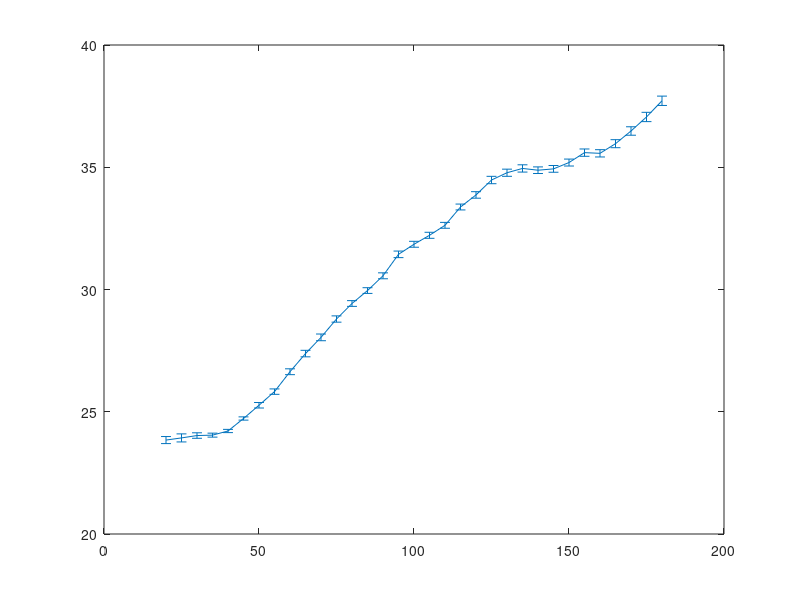

Source code (MATLAB): (Note: this script raises an error after producing the figure.)
ld = load('J_vs_E.mat');

x2     = ld.fj200.x;
f2     = ld.fj200.signal;
f2_err = ld.fj200.error;


x4 = ld.fj400.x;
f4 = ld.fj400.signal;
f4_err = ld.fj400.error;

e_min_s = 45;
e_max_s = 125;

% first subrange: take from ei200
ir2_min = find(x2==e_min_s);
ir2_max = find(x2==e_max_s);
x_tot1 = x2(1:ir2_min);
s_tot1 = f2(1:ir2_min);
e_tot1 = f2_err(1:1:ir2_min);

% second subrange: take half from ei200, half from ei400
s_par2 =f2(ir2_min+1:ir2_max);

ir4_min = find(x4==e_min_s);
ir4_max = find(x4==e_max_s);
s_par4 =f4(ir4_min+1:ir4_max);

s_tot2 = 0.5*(s_par2 + s_par4);
x_tot2 = x4(ir4_min+1:ir4_max);
e_tot2 = f4_err(ir4_min+1:ir4_max);

% third subrange: take data from ei400
e_max_t = 180;
ir4t_max = find(x4==e_max_t);
s_tot3 = f4(ir4_max+1:ir4t_max);
x_tot3 = x4(ir4_max+1:ir4t_max);
e_tot3 = f4_err(ir4_max+1:ir4t_max);

x = [x_tot1,x_tot2,x_tot3];
s = [s_tot1',s_tot2',s_tot3'];
err = [e_tot1',e_tot2',e_tot3'];
se = s+err;
errorbar(x,s,err);
ld = load('s_g_vs_eEi400.mat');
g100 = [ld.g_of_e(1).x;ld.g_of_e(1).signal'];
g110 = [ld.g_of_e(2).x;ld.g_of_e(2).signal'];
g111 = [ld.g_of_e(3).x;ld.g_of_e(3).signal'];
dd(ld.g_of_e);

e_min = min(x);
e_max = max(x);
J_min = min(s);
J_max = max(s);

q= 0.1:0.02:0.5;
JvsQ100 = zeros(size(q));
JvsQ110 = zeros(size(q));
JvsQ111 = zeros(size(q));
JvsQ100_e = zeros(size(q));
JvsQ110_e = zeros(size(q));
JvsQ111_e = zeros(size(q));
disp_d100 = zeros(2,numel(q));
disp_d110 = zeros(2,numel(q));
disp_d111 = zeros(2,numel(q));
for i=1:numel(q)
    % this gived dispersion e (q);
    E_vs_q100 = fzero(@(e)(j_vs_e100(e,q(i),x,s,e_min,J_min,e_max,J_max)),0);
    % and this strips it to J(q);
    JvsQ100(i) = 0.125*E_vs_q100/(1-cos(pi*q(i)));
    disp_d100(1,i) =     E_vs_q100 ;
    
    
    E_vs_q110 = fzero(@(e)(j_vs_e110(e,q(i),x,s,e_min,J_min,e_max,J_max)),0);
    JvsQ110(i) = 0.125*E_vs_q110/(1-cos(pi/sqrt(2)*q(i)).^2);
    disp_d110(1,i) =     E_vs_q110 ;
    %     disp_d110(i,2) =     JvsQ110_e(i);
    
    
    E_vs_q111 =  fzero(@(e)(j_vs_e111(e,q(i),x,s,e_min,J_min,e_max,J_max)),0);
    JvsQ111(i) = 0.125*E_vs_q111/(1-cos(pi/sqrt(3)*q(i)).^3);
    disp_d111(1,i) =   E_vs_q111 ;
    
end
disp_d100(2,:) = 0.5*interp1(g100(1,:),g100(2,:),disp_d100(1,:));
% keep = ~isnan(disp_d100(2,:));
% disp_d100 = disp_d100(:,keep);
q100 = q;
disp_d110(2,:) = 0.5*interp1(g110(1,:),g110(2,:),disp_d110(1,:));
% keep = ~isnan(disp_d110(2,:));
% disp_d110 = disp_d110(:,keep);
q110 = q;

disp_d111(2,:) = 0.5*interp1(g111(1,:),g111(2,:),disp_d111(1,:));
% keep = ~isnan(disp_d111(2,:));
% disp_d111 = disp_d111(:,keep);
q111= q;




q_sq = q.*q;

qi_min = acos(1-e_min/(8*J_min))/pi;
qi_max = acos(1-e_max/(8*J_max))/pi;
JvsQ = cell(3,1);
JvsQ_err = cell(3,1);
JvsQ{1}= JvsQ100;
JvsQ{2} = JvsQ110;
JvsQ{3} = JvsQ111;
% EvsQ_err{1} = JvsQ100_e;
% EvsQ_err{2} = JvsQ110_e;
% EvsQ_err{3} = JvsQ111_e;
% plot(q_sq,JvsQ{1},'r',q_sq,JvsQ{2},'g',q_sq,JvsQ{3},'b');
% hold on
% errorbar(q,disp_d100{1,1},EvsQ_err{1},'r')
% errorbar(q,JvsQ{2},EvsQ_err{2},'g')
% errorbar(q,JvsQ{3},EvsQ_err{3},'b')
%hold off

res = struct();
aline(2)
res.disp100 = IX_dataset_1d(q100,disp_d100(1,:),disp_d100(2,:));
res.disp110 = IX_dataset_1d(q110,disp_d110(1,:),disp_d110(2,:));
res.disp111 = IX_dataset_1d(q111,disp_d111(1,:),disp_d111(2,:));
aline('-')
acolor('r')
dd(res.disp100);
keep_figure
acolor('r');
dd(res.disp110);keep_figure


acolor('r');
dd(res.disp111);
keep_figure


% save('En_vs_q','-struct','res');


function val = j_vs_e100(en,q,base_e,base_j,e_min,J_min,e_max,J_max)


if en<e_min
    Je = J_min;
elseif en>e_max
    Je = J_max;
else
    Je = interp1(base_e,base_j,en);
end
val = 8*Je*(1-cos(pi*q))-en;
end

function val = j_vs_e110(en,q,base_e,base_j,e_min,J_min,e_max,J_max)


if en<e_min
    Je = J_min;
elseif en>e_max
    Je = J_max;
else
    Je = interp1(base_e,base_j,en);
end
val = 8*Je*(1-cos(pi/sqrt(2)*q).^2)-en;
end
function val = j_vs_e111(en,q,base_e,base_j,e_min,J_min,e_max,J_max)


if en<e_min
    Je = J_min;
elseif en>e_max
    Je = J_max;
else
    Je = interp1(base_e,base_j,en);
end
val = 8*Je*(1-cos(pi/sqrt(3)*q).^3)-en;
end



